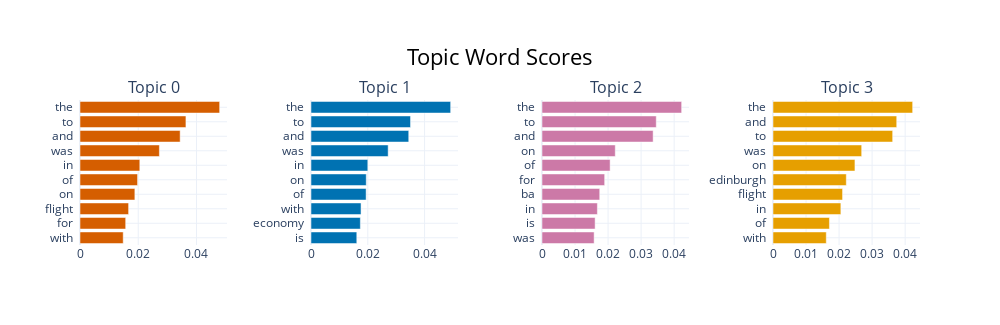

Notebook source saved alongside this figure:
### Code cell
topic_model.visualize_barchart(n_words=10)

### Figure 1 — Plotly figure (JSON) as saved in the notebook; plotly's stock layout.template omitted (floating-point values rounded to 4 significant figures)
{"data": [{"marker": {"color": "#D55E00"}, "orientation": "h", "type": "bar", "x": [0.01484, 0.01568, 0.01669, 0.01884, 0.01977, 0.02053, 0.02726, 0.03439, 0.03638, 0.04795], "xaxis": "x", "y": ["with  ", "for  ", "flight  ", "on  ", "of  ", "in  ", "was  ", "and  ", "to  ", "the  "], "yaxis": "y"}, {"marker": {"color": "#0072B2"}, "orientation": "h", "type": "bar", "x": [0.01613, 0.01738, 0.01762, 0.01941, 0.01946, 0.02001, 0.02717, 0.03442, 0.03505, 0.04918], "xaxis": "x2", "y": ["is  ", "economy  ", "with  ", "of  ", "on  ", "in  ", "was  ", "and  ", "to  ", "the  "], "yaxis": "y2"}, {"marker": {"color": "#CC79A7"}, "orientation": "h", "type": "bar", "x": [0.01578, 0.01608, 0.01676, 0.01747, 0.01897, 0.02062, 0.02218, 0.03364, 0.03459, 0.04227], "xaxis": "x3", "y": ["was  ", "is  ", "in  ", "ba  ", "for  ", "of  ", "on  ", "and  ", "to  ", "the  "], "yaxis": "y3"}, {"marker": {"color": "#E69F00"}, "orientation": "h", "type": "bar", "x": [0.01613, 0.01708, 0.02054, 0.02106, 0.02219, 0.0248, 0.02684, 0.03622, 0.03745, 0.04227], "xaxis": "x4", "y": ["with  ", "of  ", "in  ", "flight  ", "edinburgh  ", "on  ", "was  ", "to  ", "and  ", "the  "], "yaxis": "y4"}], "layout": {"annotations": [{"font": {"size": 16}, "showarrow": false, "text": "Topic 0", "x": 0.0875, "xanchor": "center", "xref": "paper", "y": 1, "yanchor": "bottom", "yref": "paper"}, {"font": {"size": 16}, "showarrow": false, "text": "Topic 1", "x": 0.3625, "xanchor": "center", "xref": "paper", "y": 1, "yanchor": "bottom", "yref": "paper"}, {"font": {"size": 16}, "showarrow": false, "text": "Topic 2", "x": 0.6375, "xanchor": "center", "xref": "paper", "y": 1, "yanchor": "bottom", "yref": "paper"}, {"font": {"size": 16}, "showarrow": false, "text": "Topic 3", "x": 0.9125, "xanchor": "center", "xref": "paper", "y": 1, "yanchor": "bottom", "yref": "paper"}], "height": 325, "hoverlabel": {"bgcolor": "white", "font": {"family": "Rockwell", "size": 16}}, "showlegend": false, "title": {"font": {"color": "Black", "size": 22}, "text": "Topic Word Scores", "x": 0.5, "xanchor": "center", "yanchor": "top"}, "width": 1000, "xaxis": {"anchor": "y", "domain": [0, 0.175], "showgrid": true}, "xaxis2": {"anchor": "y2", "domain": [0.275, 0.45], "showgrid": true}, "xaxis3": {"anchor": "y3", "domain": [0.55, 0.725], "showgrid": true}, "xaxis4": {"anchor": "y4", "domain": [0.825, 1], "showgrid": true}, "yaxis": {"anchor": "x", "domain": [0, 1], "showgrid": true}, "yaxis2": {"anchor": "x2", "domain": [0, 1], "showgrid": true}, "yaxis3": {"anchor": "x3", "domain": [0, 1], "showgrid": true}, "yaxis4": {"anchor": "x4", "domain": [0, 1], "showgrid": true}}}
